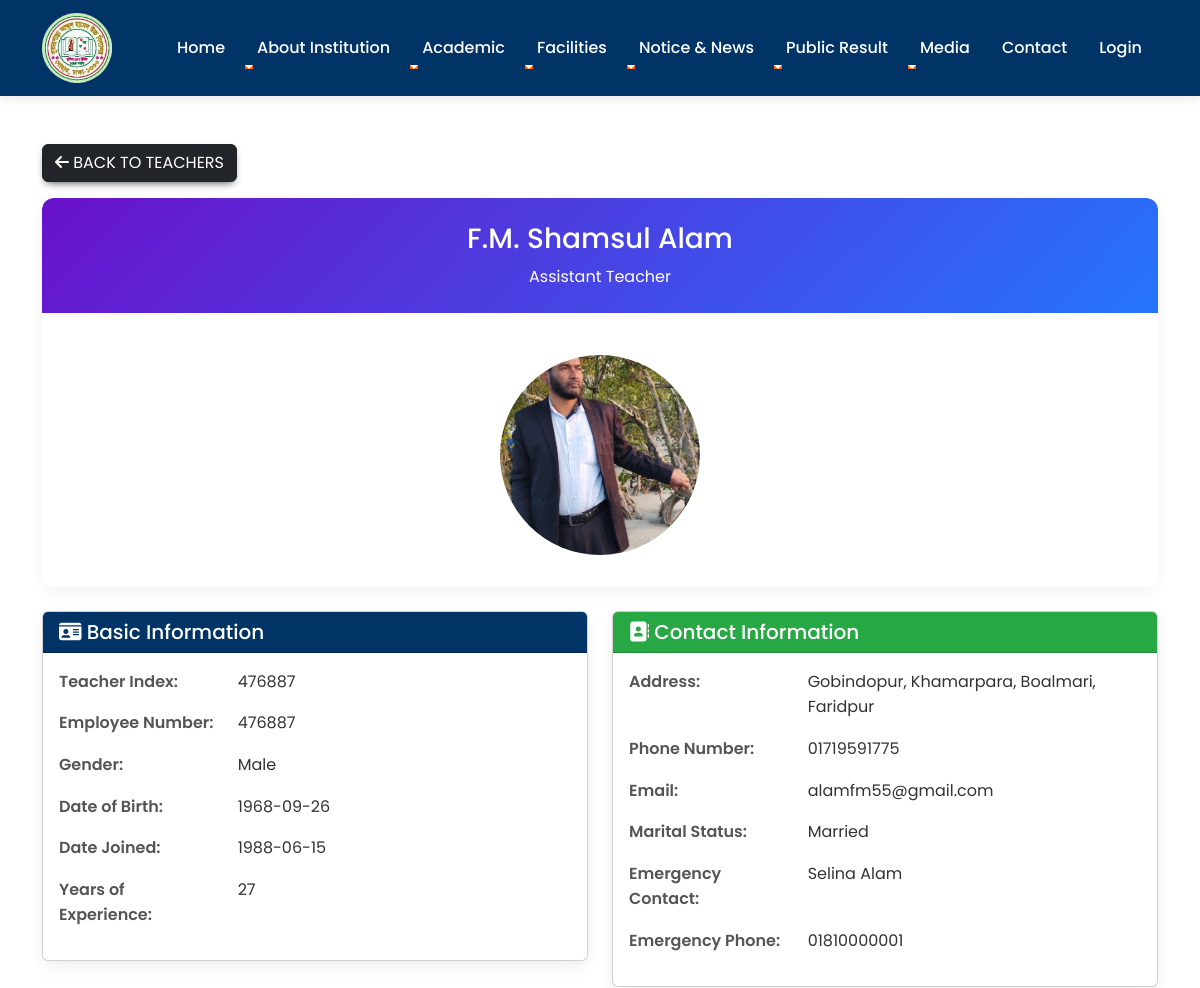
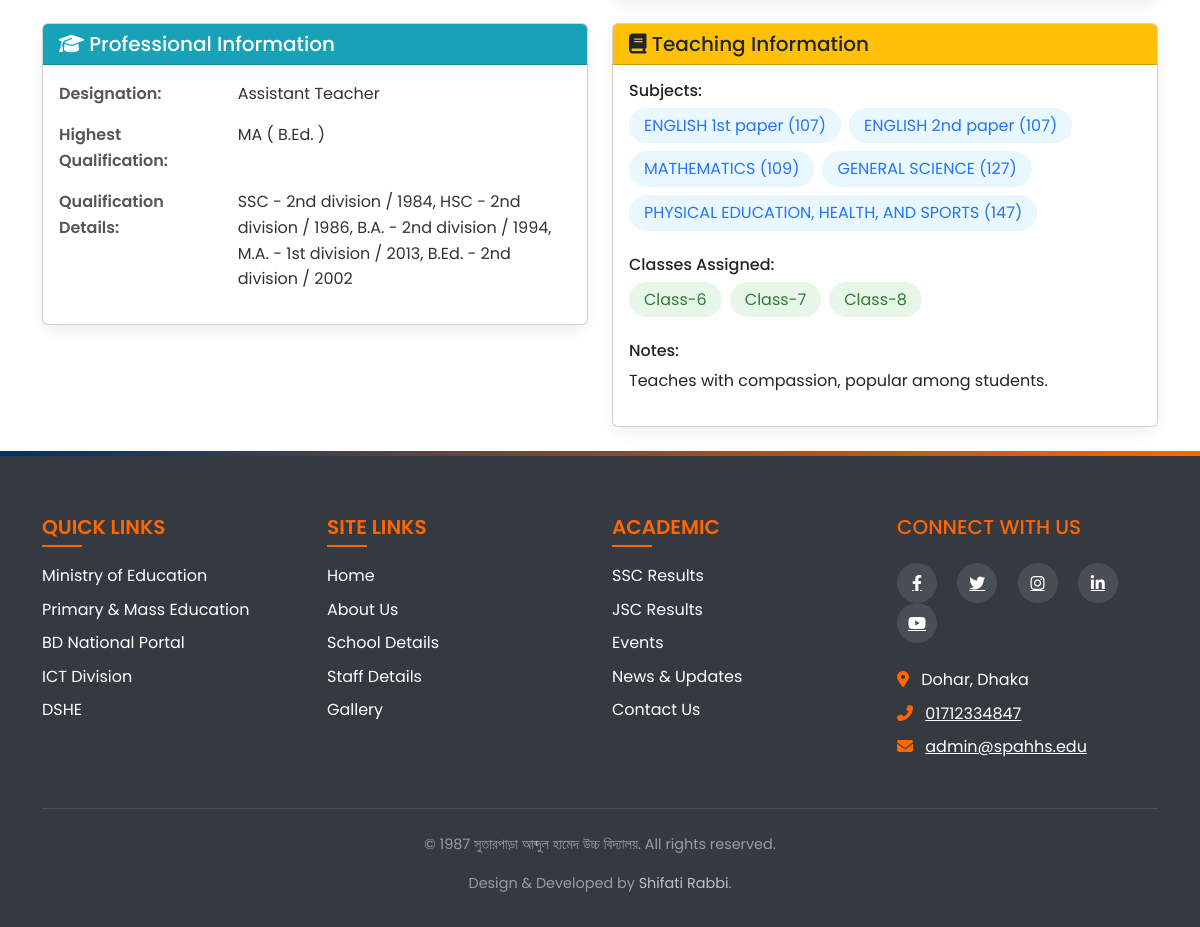
The app's page /teacher-view.php?teacher_id=12 with its own data (2 pictures, top to bottom).
### tables this page shows
CREATE TABLE `teachers` (
  `teacher_id` int(11) NOT NULL,
  `username` varchar(127) NOT NULL,
  `password` varchar(255) DEFAULT NULL,
  `fname` varchar(127) NOT NULL,
  `lname` varchar(127) DEFAULT NULL,
  `teacher_index` varchar(50) DEFAULT NULL COMMENT 'Unique teacher identification number',
  `designation` varchar(100) DEFAULT NULL COMMENT 'Position/Rank of the teacher',
  `salary_code` varchar(50) DEFAULT NULL COMMENT 'Salary scale or grade',
  `salary` decimal(10,2) DEFAULT NULL COMMENT 'Monthly salary amount',
  `highest_qualification` varchar(255) DEFAULT NULL COMMENT 'Highest educational degree',
  `qualification_details` text DEFAULT NULL,
  `subjects` varchar(255) DEFAULT NULL COMMENT 'Subjects taught (comma separated IDs)',
  `classes_assigned` varchar(255) DEFAULT NULL COMMENT 'Classes assigned (comma separated IDs)',
  `address` varchar(255) DEFAULT NULL,
  `employee_number` int(11) DEFAULT NULL,
  `date_of_birth` date DEFAULT NULL,
  `phone_number` varchar(31) DEFAULT NULL,
  `gender` varchar(10) DEFAULT NULL,
  `email_address` varchar(255) DEFAULT NULL,
  `date_of_joined` date DEFAULT NULL COMMENT 'Date joined this school',
  `years_of_experience` int(11) DEFAULT NULL COMMENT 'Total years of teaching experience',
  `marital_status` varchar(20) DEFAULT NULL,
  `bank_name` varchar(100) DEFAULT NULL,
  `bank_account` varchar(50) DEFAULT NULL,
  `emergency_contact` varchar(100) DEFAULT NULL,
  `emergency_phone` varchar(31) DEFAULT NULL,
  `notes` text DEFAULT NULL,
  `image_path` varchar(255) DEFAULT NULL
);

CREATE TABLE `subjects` (
  `subject_id` int(11) NOT NULL,
  `subject_name` varchar(100) NOT NULL,
  `subject_code` varchar(50) NOT NULL
);

CREATE TABLE `class` (
  `class_id` int(11) NOT NULL,
  `class_name` varchar(50) NOT NULL,
  `discipline` enum('Science','Humanities','Business Studies','None') NOT NULL DEFAULT 'None'
);

CREATE TABLE `setting` (
  `id` int(11) NOT NULL,
  `current_year` int(11) NOT NULL,
  `current_semester` varchar(11) NOT NULL,
  `school_name` varchar(100) NOT NULL,
  `slogan` varchar(300) NOT NULL,
  `about` text NOT NULL
);

### admin/data/teacher.php (called while the page is built, shortened)
<?php
function getTeacherById($teacher_id, $conn) {
    $sql = "SELECT * FROM teachers WHERE teacher_id=?";
    $stmt = $conn->prepare($sql);
    $stmt->execute([$teacher_id]);
    if ($stmt->rowCount() == 1) {
        return $stmt->fetch();
    } else {
        return 0;
    }
}
?>

### admin/data/subject.php (called while the page is built, shortened)
<?php
function getSubjectById($subject_id, $conn) {
    $sql = "SELECT * FROM subjects WHERE subject_id=?";
    $stmt = $conn->prepare($sql);
    $stmt->execute([$subject_id]);
    if ($stmt->rowCount() == 1) {
        $subject = $stmt->fetch();
        return $subject;
    } else {
        return 0;
    }
}
?>

### admin/data/class.php (called while the page is built, shortened)
<?php
function getClassById($class_id, $conn) {
    $sql = "SELECT * FROM class WHERE class_id=?";
    $stmt = $conn->prepare($sql);
    $stmt->execute([$class_id]);
    if ($stmt->rowCount() == 1) {
        $class = $stmt->fetch();
        return $class;
    } else {
        return 0;
    }
}
?>

### data/setting.php (called while the page is built)
<?php
function getSetting($conn){
   $sql = "SELECT * FROM setting";
   $stmt = $conn->prepare($sql);
   $stmt->execute();
   if ($stmt->rowCount() == 1) {
     $settings = $stmt->fetch();
     return $settings;
   }else {
    return 0;
   }
}

### teacher-view.php (the view)
<?php
    include "header.php";
    include "admin/data/teacher.php";
    include "admin/data/subject.php";
    include "admin/data/class.php";
    $teacher_id = $_GET['teacher_id'];
    $teacher = getTeacherById($teacher_id, $conn);
?>
<div class="container mt-5">
    <a href="teacher-info.php" class="btn btn-dark mb-3">
        <i class="fas fa-arrow-left"></i> Back to Teachers
    </a>
    <div class="card teacher-card mb-4">
        <div class="teacher-header p-4 text-center">
            <h3><?=$teacher['fname']?> <?=$teacher['lname']?></h3>
            <p class="mb-0"><?=$teacher['designation']?></p>
        </div>
        <br>
        <div class="card-body text-center">
            <?php if (!empty($teacher['image_path'])): ?>
                <img src="admin/<?=$teacher['image_path']?>" class="img-fluid rounded-circle mb-3" style="width: 200px; height: 200px; object-fit: cover;">
            <?php else: ?>
                <div class="rounded-circle bg-light d-flex align-items-center justify-content-center mb-3" style="width: 200px; height: 200px; margin: 0 auto;">
                    <i class="fas fa-user-graduate fa-4x text-muted"></i>
                </div>
            <?php endif; ?>
        </div>
    </div>
    <div class="row">
        <div class="col-md-6">
            <div class="card mb-4">
                <div class="card-header bg-primary text-white">
                    <h5 class="mb-0"><i class="fas fa-id-card"></i> Basic Information</h5>
                </div>
                <div class="card-body">
                    <div class="row mb-3">
                        <div class="col-md-4 info-label">Teacher Index:</div>
                        <div class="col-md-8 info-value"><?=$teacher['teacher_index']?></div>
                    </div>
                    <div class="row mb-3">
                        <div class="col-md-4 info-label">Employee Number:</div>
                        <div class="col-md-8 info-value"><?=$teacher['employee_number']?></div>
                    </div>
                    <div class="row mb-3">
                        <div class="col-md-4 info-label">Gender:</div>
                        <div class="col-md-8 info-value"><?=$teacher['gender']?></div>
                    </div>
                    <div class="row mb-3">
                        <div class="col-md-4 info-label">Date of Birth:</div>
                        <div class="col-md-8 info-value"><?=$teacher['date_of_birth']?></div>
                    </div>
                    <div class="row mb-3">
                        <div class="col-md-4 info-label">Date Joined:</div>
                        <div class="col-md-8 info-value"><?=$teacher['date_of_joined']?></div>
                    </div>
                    <div class="row mb-3">
                        <div class="col-md-4 info-label">Years of Experience:</div>
                        <div class="col-md-8 info-value"><?=$teacher['years_of_experience'] ?? 'N/A'?></div>
                    </div>
                </div>
            </div>
        </div>
        <div class="col-md-6">
            <div class="card mb-4">
                <div class="card-header bg-success text-white">
                    <h5 class="mb-0"><i class="fas fa-address-book"></i> Contact Information</h5>
                </div>
                <div class="card-body">
                    <div class="row mb-3">
                        <div class="col-md-4 info-label">Address:</div>
                        <div class="col-md-8 info-value"><?=$teacher['address']?></div>
                    </div>
                    <div class="row mb-3">
                        <div class="col-md-4 info-label">Phone Number:</div>
                        <div class="col-md-8 info-value"><?=$teacher['phone_number']?></div>
                    </div>
                    <div class="row mb-3">
                        <div class="col-md-4 info-label">Email:</div>
                        <div class="col-md-8 info-value"><?=$teacher['email_address']?></div>
                    </div>
                    <div class="row mb-3">
                        <div class="col-md-4 info-label">Marital Status:</div>
                        <div class="col-md-8 info-value"><?=$teacher['marital_status'] ?? 'N/A'?></div>
                    </div>
                    <div class="row mb-3">
                        <div class="col-md-4 info-label">Emergency Contact:</div>
                        <div class="col-md-8 info-value"><?=$teacher['emergency_contact'] ?? 'N/A'?></div>
                    </div>
                    <div class="row mb-3">
                        <div class="col-md-4 info-label">Emergency Phone:</div>
                        <div class="col-md-8 info-value"><?=$teacher['emergency_phone'] ?? 'N/A'?></div>
                    </div>
                </div>
            </div>
        </div>
    </div>
    <div class="row">
        <div class="col-md-6">
            <div class="card mb-4">
                <div class="card-header bg-info text-white">
                    <h5 class="mb-0"><i class="fas fa-graduation-cap"></i> Professional Information</h5>
                </div>
                <div class="card-body">
                    <div class="row mb-3">
                        <div class="col-md-4 info-label">Designation:</div>
                        <div class="col-md-8 info-value"><?=$teacher['designation']?></div>
                    </div>
                    <div class="row mb-3">
                        <div class="col-md-4 info-label">Highest Qualification:</div>
                        <div class="col-md-8 info-value"><?=$teacher['highest_qualification']?></div>
                    </div>
                    <div class="row mb-3">
                        <div class="col-md-4 info-label">Qualification Details:</div>
                        <div class="col-md-8 info-value"><?=$teacher['qualification_details'] ?? 'N/A'?></div>
                    </div>
                </div>
            </div>
        </div>
        <div class="col-md-6">
            <div class="card mb-4">
                <div class="card-header bg-warning text-dark">
                    <h5 class="mb-0"><i class="fas fa-book"></i> Teaching Information</h5>
                </div>
                <div class="card-body">
                    <div class="mb-3">
                        <h6>Subjects:</h6>
                        <?php
                        if (!empty($teacher['subjects'])) {
                            $subjectIds = explode(',', $teacher['subjects']);
                            foreach ($subjectIds as $subjectId) {
                                $subject = getSubjectById($subjectId, $conn);
                                if ($subject) {
                                    echo '<span class="subject-badge">' . $subject['subject_name'] . ' (' . $subject['subject_code'] . ')</span>';
                                }
                            }
                        } else {
                            echo '<p>No subjects assigned</p>';
                        }
                        ?>
                    </div>
                    <div class="mb-3">
                        <h6>Classes Assigned:</h6>
                        <?php
                        if (!empty($teacher['classes_assigned'])) {
                            $classIds = explode(',', $teacher['classes_assigned']);
                            foreach ($classIds as $classId) {
                                $class = getClassById($classId, $conn);
                                if ($class) {
                                    echo '<span class="class-badge">' . $class['class_name'] . '</span>';
                                }
                            }
                        } else {
                            echo '<p>No classes assigned</p>';
                        }
                        ?>
                    </div>
                    <div class="mb-3">
                        <h6>Notes:</h6>
                        <p><?=$teacher['notes'] ?? 'No notes available'?></p>
                    </div>
                </div>
            </div>
        </div>
    </div>
</div>
<?php include 'footer.php' ?>

### footer.php (shortened to what this page needs)
<footer class="footer">
    <div class="container">
        <div class="row">
            <div class="col-md-3 mb-4 mb-md-0">
                <div class="footer-links">
                    <h5 class="text-uppercase mb-4" style="color: var(--secondary-color);">Quick Links</h5>
                    <ul class="list-unstyled">
                        <li class="mb-2"><a href="https://www.moedu.gov.bd/" class="text-white footer-link">Ministry of Education</a></li>
                        <li class="mb-2"><a href="https://www.mopme.gov.bd/" class="text-white footer-link">Primary & Mass Education</a></li>
                        <li class="mb-2"><a href="https://bangladesh.gov.bd/" class="text-white footer-link">BD National Portal</a></li>
                        <li class="mb-2"><a href="https://a2i.gov.bd/" class="text-white footer-link">ICT Division</a></li>
                        <li class="mb-2"><a href="http://www.dshe.gov.bd/" class="text-white footer-link">DSHE</a></li>
                    </ul>
                </div>
            </div>
            <div class="col-md-3 mb-4 mb-md-0">
                <div class="footer-links">
                    <h5 class="text-uppercase mb-4" style="color: var(--secondary-color);">Site Links</h5>
                    <ul class="list-unstyled">
                        <li class="mb-2"><a href="index" class="text-white footer-link">Home</a></li>
                        <li class="mb-2"><a href="about" class="text-white footer-link">About Us</a></li>
                        <li class="mb-2"><a href="basic-info" class="text-white footer-link">School Details</a></li>
                        <li class="mb-2"><a href="people_info" class="text-white footer-link">Staff Details</a></li>
                        <li class="mb-2"><a href="gallery" class="text-white footer-link">Gallery</a></li>
                    </ul>
                </div>
            </div>
            <div class="col-md-3 mb-4 mb-md-0">
                <div class="footer-links">
                    <h5 class="text-uppercase mb-4" style="color: var(--secondary-color);">Academic</h5>
                    <ul class="list-unstyled">
                        <li class="mb-2"><a href="public_results_ssc" class="text-white footer-link">SSC Results</a></li>
                        <li class="mb-2"><a href="public_results_jsc" class="text-white footer-link">JSC Results</a></li>
                        <li class="mb-2"><a href="events" class="text-white footer-link">Events</a></li>
                        <li class="mb-2"><a href="news" class="text-white footer-link">News & Updates</a></li>
                        <li class="mb-2"><a href="contact" class="text-white footer-link">Contact Us</a></li>
                    </ul>
                </div>
            </div>
            <div class="col-md-3">
                <div class="footer-contact">
                    <h5 class="text-uppercase mb-4" style="color: var(--secondary-color);">Connect With Us</h5>
                    <div class="social-icons mb-4">
                        <a href="https://www.facebook.com/groups/348161615295603/" class="text-white me-3 social-icon"><i class="fab fa-facebook-f"></i></a>
                        <a href="#" class="text-white me-3 social-icon"><i class="fab fa-twitter"></i></a>
                        <a href="#" class="text-white me-3 social-icon"><i class="fab fa-instagram"></i></a>
                        <a href="#" class="text-white me-3 social-icon"><i class="fab fa-linkedin-in"></i></a>
                        <a href="#" class="text-white me-3 social-icon"><i class="fab fa-youtube"></i></a>
                    </div>
                    <address class="mb-0">
                        <p class="mb-2">
                            <i class="fas fa-map-marker-alt me-2" style="color: var(--secondary-color);"></i>
                            <span>Dohar, Dhaka</span>
                        </p>
                        <p class="mb-2">
                            <i class="fas fa-phone-alt me-2" style="color: var(--secondary-color);"></i>
                            <a href="tel:01712334847" class="text-white">01712334847</a>
                        </p>
                        <p class="mb-0">
                            <i class="fas fa-envelope me-2" style="color: var(--secondary-color);"></i>
                            <a href="mailto:admin@spahhs.edu" class="text-white">admin@spahhs.edu</a>
                        </p>
                    </address>
                </div>
            </div>
        </div>
        <div class="copyright text-center">
            <p>&copy; <?=$setting['current_year']?> <?=$setting['school_name']?>. All rights reserved.</p>
            <p>Design & Developed by <a href="tel: 01571501416" style="text-decoration: none; color: silver;">Shifati Rabbi</a>.</p>
        </div>
    </div>
</footer>
</body>
</html>

### records on screen
teachers: fname "F.M. Shamsul", lname "Alam", designation "Assistant Teacher", image_path (picture), teacher_index "476887", employee_number "476887", gender "Male", date_of_birth "1968-09-26", date_of_joined "1988-06-15", years_of_experience "27", address "Gobindopur, Khamarpara, Boalmari, Faridpur", phone_number "01719591775", email_address "alamfm55@gmail.com", marital_status "Married", emergency_contact "Selina Alam", emergency_phone "01810000001", highest_qualification "MA ( B.Ed. )", qualification_details "SSC - 2nd division / 1984, HSC - 2nd division / 1986, B.A. - 2nd division / 1994, M.A. - 1st division / 2013, B.Ed. - 2nd division / 2002", notes "Teaches with compassion, popular among students."
subjects: subject_name "ENGLISH 1st paper", subject_code "107"
subjects: subject_name "ENGLISH 2nd paper", subject_code "107"
subjects: subject_name "MATHEMATICS", subject_code "109"
subjects: subject_name "GENERAL SCIENCE", subject_code "127"
subjects: subject_name "PHYSICAL EDUCATION, HEALTH, AND SPORTS", subject_code "147"
class: class_name "Class-6"
class: class_name "Class-7"
class: class_name "Class-8"
setting: current_year "1987", school_name "সুতারপাড়া আব্দুল হামেদ উচ্চ বিদ্যালয়"
